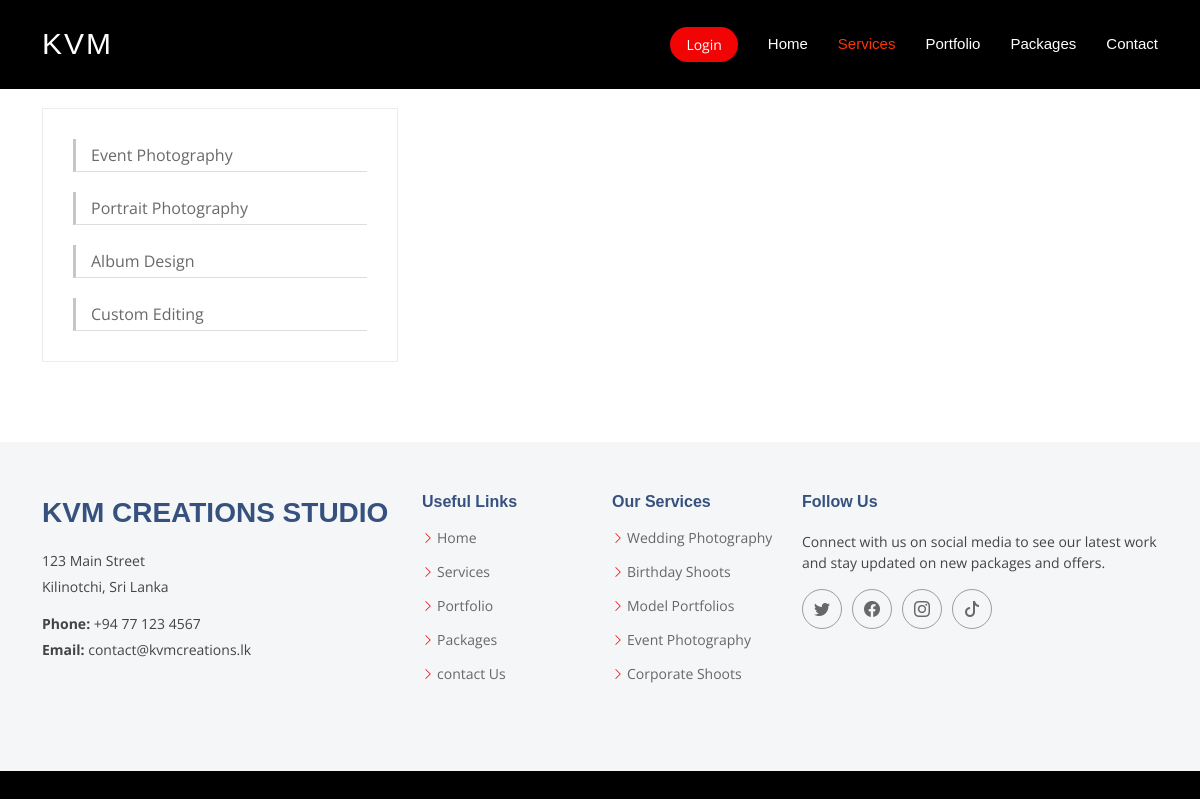
/services.php, run on the app's committed database.
### tables this page shows
CREATE TABLE IF NOT EXISTS `services` (
  `id` int NOT NULL AUTO_INCREMENT,
  `title` varchar(255) NOT NULL,
  `description` text NOT NULL,
  `image` varchar(255) DEFAULT NULL,
  `date` date NOT NULL,
  PRIMARY KEY (`id`)
);

### services.php (the view, shortened to what this page needs)
<!DOCTYPE html>
<html lang="en">
<head>
  <link href="https://cdn.jsdelivr.net/npm/bootstrap@5.3.3/dist/css/bootstrap.min.css" rel="stylesheet"
>
  <link href="https://cdnjs.cloudflare.com/ajax/libs/bootstrap-icons/1.10.5/font/bootstrap-icons.min.css" rel="stylesheet">
  <link href="assets/css/main.css" rel="stylesheet">
</head>
<body class="service-details-page">
<?php
  include 'forms/navbar.php';
  include 'partials/db.php';
  $services = [];
  $sql = "SELECT * FROM services";
  $result = $conn->query($sql);
  if ($result->num_rows > 0) {
    while ($row = $result->fetch_assoc()) {
      $services[] = $row;
    }
  }
?>
<main class="main mt-5">
  <section id="service-details" class="service-details section">
    <div class="container">
      <div class="row">
        <div class="col-lg-4" data-aos="fade-up" data-aos-delay="100">
          <div class="services-list">
            <?php foreach ($services as $service): ?>
              <a href="#" onclick="showServiceDetails(<?php echo $service['id']; ?>)"><?php echo htmlspecialchars($service['title']); ?></a>
            <?php endforeach; ?>
          </div>
        </div>
        <div class="col-lg-8" data-aos="fade-up" data-aos-delay="200">
        </div>
      </div>
    </div>
  </section>
</main>
<div class="light-background">
  <?php include 'forms/footer.php'; ?>
</div>
</body>
</html>

### assets/css/main.css (style rules this page uses)
:root { --default-font: "Open Sans", system-ui, -apple-system, "Segoe UI", Roboto, "Helvetica Neue", Arial, "Noto Sans", "Liberation Sans", sans-serif, "Apple Color Emoji", "Segoe UI Emoji", "Segoe UI Symbol", "Noto Color Emoji"; --heading-font: "Jost", sans-serif; --nav-font: "Poppins", sans-serif; }
:root { --background-color: #ffffff; --default-color: #444444; --heading-color: #37517e; --accent-color: #f30404; --surface-color: #ffffff; --contrast-color: #ffffff; }
:root { --nav-color: #ffffff; --nav-hover-color: #ff3300; --nav-mobile-background-color: #ffffff; --nav-dropdown-background-color: #ffffff; --nav-dropdown-color: #444444; --nav-dropdown-hover-color: #47b2e4; }
.light-background { --background-color: #f5f6f8; --surface-color: #ffffff; }
:root { scroll-behavior: smooth; }
body { color: var(--contrast-color); background-color: black; font-family: var(--default-font); }
a { color: var(--accent-color); text-decoration: none; transition: 0.3s; }
section, .section { color: var(--default-color); background-color: var(--background-color); padding: 60px 0; scroll-margin-top: 88px; overflow: clip; }
.service-details .services-list { background-color: var(--surface-color); padding: 10px 30px; border: 1px solid color-mix(in srgb, var(--default-color), transparent 90%); margin-bottom: 20px; }
.service-details .services-list a { display: block; line-height: 1; padding: 8px 0 8px 15px; border-left: 3px solid color-mix(in srgb, var(--default-color), transparent 70%); margin: 20px 0; color: color-mix(in srgb, var(--default-color), transparent 20%); transition: 0.3s; }

### services.php (style rules this page uses)
.services-list a { display: block; padding: 10px; color: #333; text-decoration: none; border-bottom: 1px solid #ddd; }

### data on the page
services: title "Event Photography"
services: title "Portrait Photography"
services: title "Album Design"
services: title "Custom Editing"
